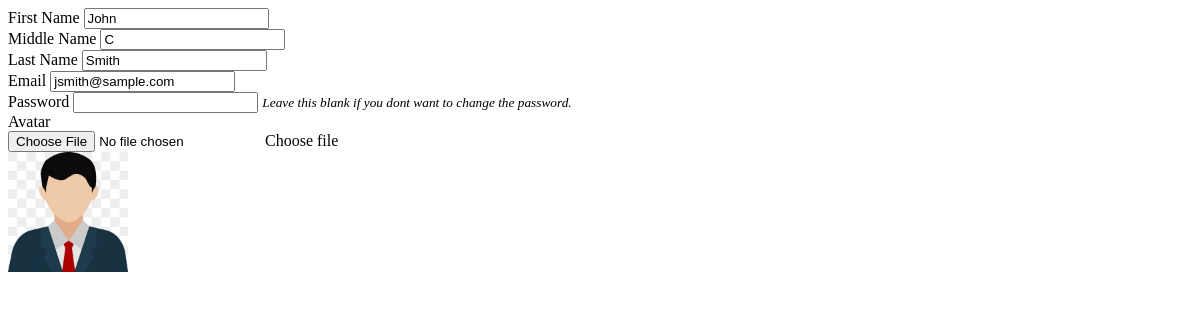
/admin/manage_user.php?id=2, run on an earlier commit of the app's database.
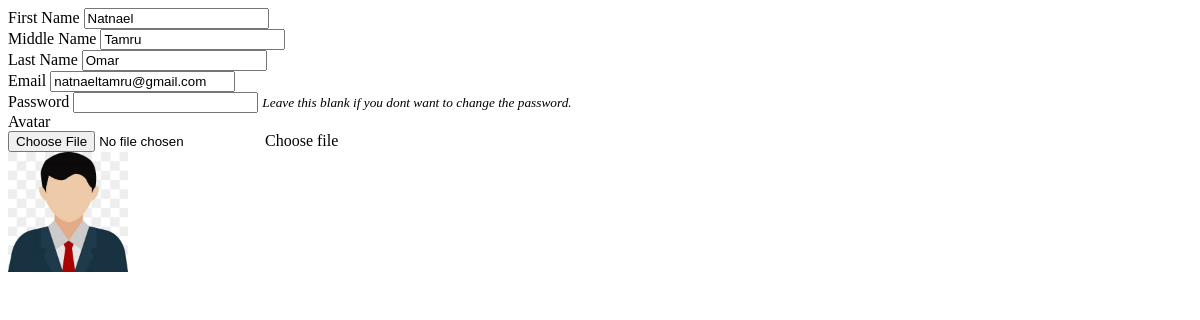
And on a later commit of the database.
### tables this page shows
CREATE TABLE `users` (
  `id` int(30) NOT NULL,
  `firstname` varchar(200) NOT NULL,
  `lastname` varchar(200) NOT NULL,
  `middlename` varchar(200) NOT NULL,
  `contact` varchar(100) NOT NULL,
  `address` text NOT NULL,
  `email` varchar(200) NOT NULL,
  `password` text NOT NULL,
  `type` tinyint(1) NOT NULL DEFAULT 2 COMMENT '1=Admin,2= users',
  `avatar` text NOT NULL,
  `date_created` datetime NOT NULL DEFAULT current_timestamp()
);

### admin/manage_user.php (the view, shortened to what this page needs)
<?php
include('db_connect.php');
if(isset($_GET['id'])){
$user = $conn->query("SELECT * FROM users where id =".$_GET['id']);
foreach($user->fetch_array() as $k =>$v){
	$meta[$k] = $v;
}
}
?>
<div class="container-fluid">
	<form action="" id="manage-user">
		<div class="form-group">
			<label for="name">First Name</label>
			<input type="text" name="firstname" id="firstname" class="form-control" value="<?php echo isset($meta['firstname']) ? $meta['firstname']: '' ?>" required>
		</div>
		<div class="form-group">
			<label for="name">Middle Name</label>
			<input type="text" name="middlename" id="middlename" class="form-control" value="<?php echo isset($meta['middlename']) ? $meta['middlename']: '' ?>">
		</div>
		<div class="form-group">
			<label for="name">Last Name</label>
			<input type="text" name="lastname" id="lastname" class="form-control" value="<?php echo isset($meta['lastname']) ? $meta['lastname']: '' ?>" required>
		</div>
		<div class="form-group">
			<label for="username">Email</label>
			<input type="text" name="email" id="email" class="form-control" value="<?php echo isset($meta['email']) ? $meta['email']: '' ?>" required  autocomplete="off">
		</div>
		<div class="form-group">
			<label for="password">Password</label>
			<input type="password" name="password" id="password" class="form-control" value="" autocomplete="off">
			<small><i>Leave this blank if you dont want to change the password.</i></small>
		</div>
		<div class="form-group">
			<label for="" class="control-label">Avatar</label>
			<div class="custom-file">
	          <input type="file" class="custom-file-input" id="customFile" name="img" onchange="displayImg(this,$(this))">
	          <label class="custom-file-label" for="customFile">Choose file</label>
	        </div>
		</div>
		<div class="form-group d-flex justify-content-center">
			<img src="<?php echo isset($meta['avatar']) ? 'assets/uploads/'.$meta['avatar'] :'' ?>" alt="" id="cimg" class="img-fluid img-thumbnail">
		</div>
	</form>
</div>

### admin/manage_user.php (style rules this page uses)
img#cimg { max-height: 15vh; }

What changed in the data, as far as the page shows it:
changed users: firstname "John" → "Natnael"; middlename "C" → "Tamru"; lastname "Smith" → "Omar"; email "jsmith@sample.com" → "natnaeltamru@gmail.com"
